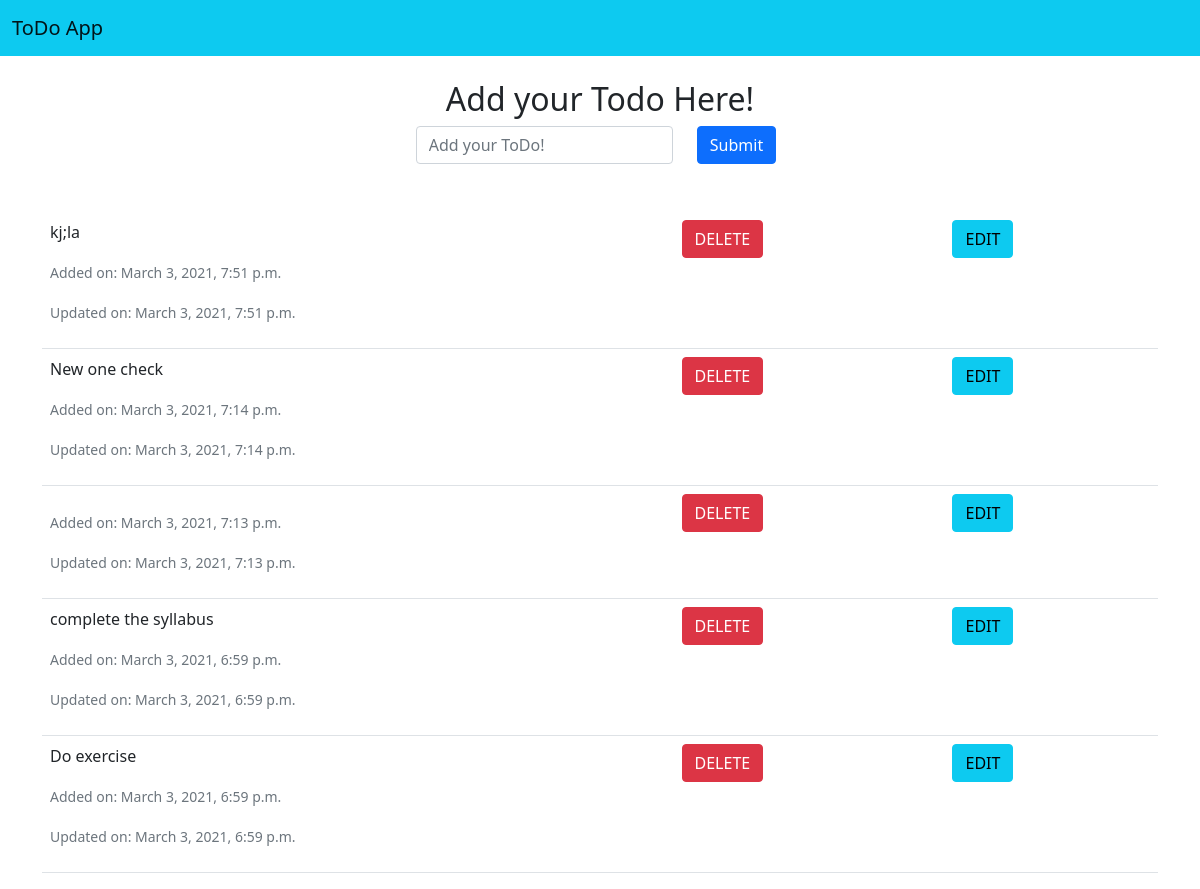
The page / on the database its author committed.
### mytodo/models.py (models this page shows, shortened)
class ToDo(models.Model):
    todo_text = models.CharField(max_length =200)
    added_on = models.DateTimeField(auto_now_add=True)
    updated_on = models.DateTimeField(auto_now=True)
    class Meta:
        ordering = ['-added_on']

### mytodo/views.py (the view)
# urls.py: path('',home, name='home'),
def home(request):
    template_name='home.html'
    todo_list = ToDo.objects.all() # return queryset
    form = ToDoForm()
    context={'app_name': "ToDo App", 'todo_list':todo_list, 'form': form}
    return render(request, template_name, context=context)

### mytodo/forms.py
class ToDoForm(forms.Form):
    todo_text = forms.CharField(widget=forms.TextInput(attrs={
        'class': 'form-control',
        'placeholder':'Add your ToDo!'}))

### mytodo/templates/home.html (shortened to what this page needs)
{% load static %}
<!DOCTYPE html>
<html>
    <head>
        <link href="https://cdn.jsdelivr.net/npm/bootstrap@5.0.0-beta2/dist/css/bootstrap.min.css" rel="stylesheet">
        <link rel="stylesheet" type="text/css" href="{% static 'styles.css' %}">
    </head>
<body>
    <header>
        <nav class="navbar navbar-light bg-info">
            <div class="container-fluid">
              <a class="navbar-brand" href="#">{{ app_name }}</a>
            </div>
          </nav>
    </header>
    <div class="container">
        <div class="row">
            <div class="col-12">
                <h2 class="text-center mt-4 mb-2">Add your Todo Here!</h2>
            </div>
        </div>
        <div class="row ">
            <div class="col-12">
                <form class="row g-3 justify-content-center" action="add_todo/" method="POST">
                    <div class="col-auto">
                        {{ form.todo_text}}
                    </div>
                    <div class="col-auto">
                        <button type="submit" class="mx-2 btn btn-primary">Submit</button>
                    </div>
                </form>
            </div>
        </div>
        <div class="row mt-5">
            <div class="col-12 table-responsive">
                <table class="table">
                    <tbody>
                        {% for todo in todo_list %}
                        <tr>
                            <td>
                                <p> {{ todo.todo_text }}</p>
                                <p class="text-muted"><small>Added on: {{ todo.added_on }}</small></p>
                                <p class="text-muted"><small>Updated on: {{ todo.updated_on }}</small></p>
                            </td>
                            <div class="nav justify-content-end">
                                <td><button type="submit" class="mx-2 btn btn-danger">DELETE</button></td>
                                <td><button type="submit" class="mx-2 btn btn-info">EDIT</button></td>
                            </div>
                        </tr>
                        {% endfor %}
                    </tbody>
                </table>
            </div>
        </div>
    </div>
</body>
</html>

### rows shown on the page
ToDo: todo_text "kj;la", added_on "March 3, 2021, 7:51 p.m.", updated_on "March 3, 2021, 7:51 p.m."
ToDo: todo_text "New one check", added_on "March 3, 2021, 7:14 p.m.", updated_on "March 3, 2021, 7:14 p.m."
ToDo: added_on "March 3, 2021, 7:13 p.m.", updated_on "March 3, 2021, 7:13 p.m."
ToDo: todo_text "complete the syllabus", added_on "March 3, 2021, 6:59 p.m.", updated_on "March 3, 2021, 6:59 p.m."
ToDo: todo_text "Do exercise", added_on "March 3, 2021, 6:59 p.m.", updated_on "March 3, 2021, 6:59 p.m."

### other values the page prints
{{ app_name }} "ToDo App"
